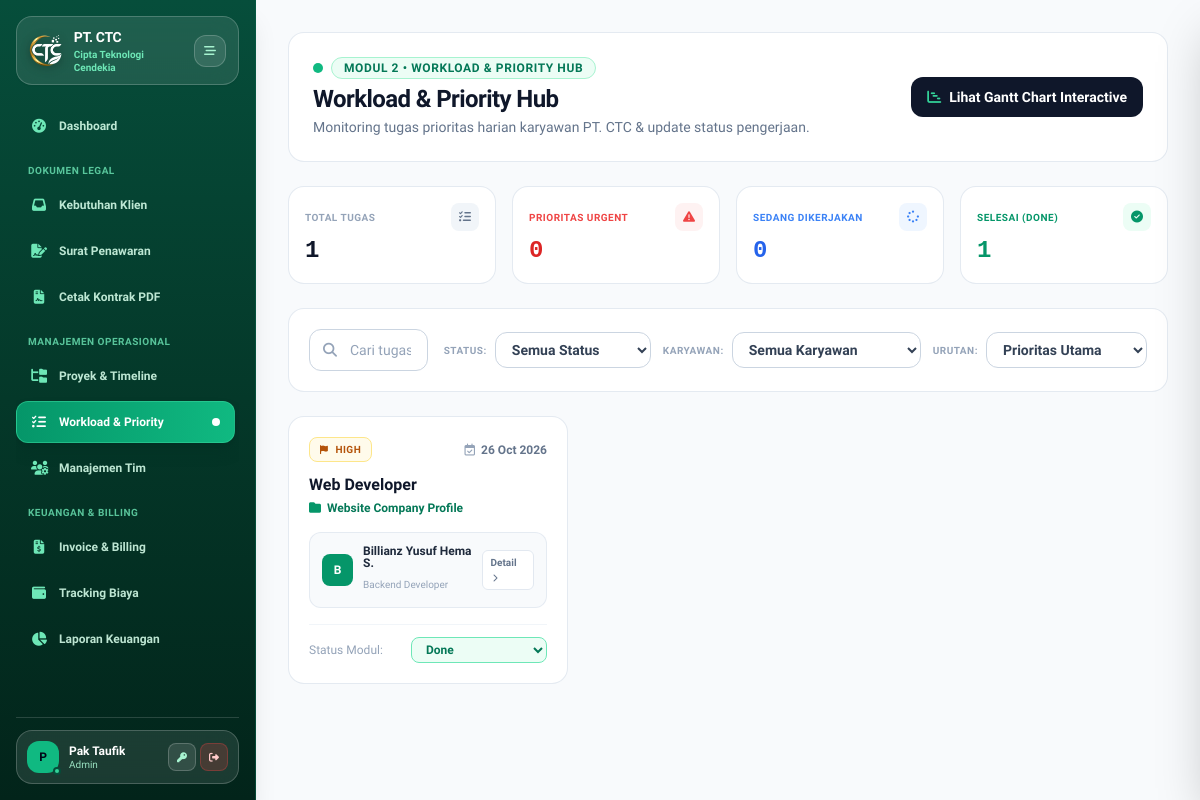
The page /modules/tasks/index.php (signed in) on the database as committed earlier.
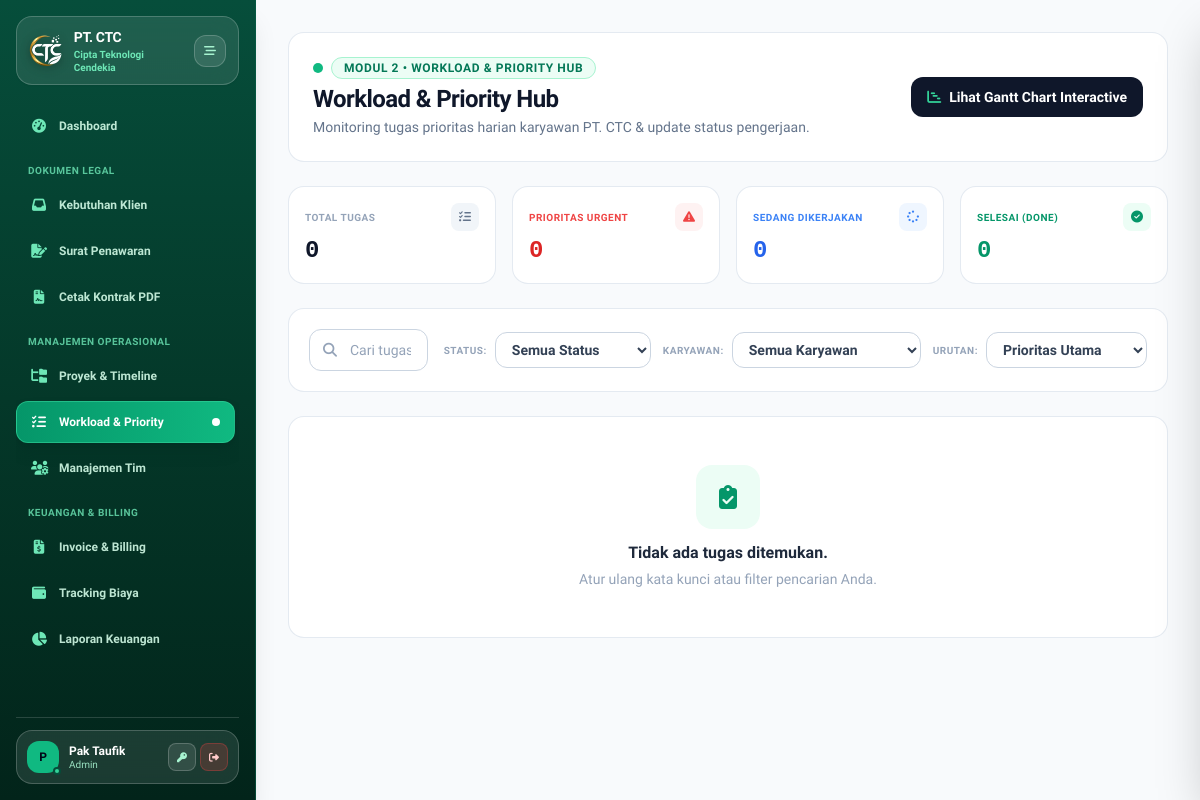
The same page on the database as committed later.
### tables this page shows
CREATE TABLE `tasks` (
  `id` int(11) NOT NULL,
  `project_id` int(11) NOT NULL,
  `assigned_to` int(11) DEFAULT NULL,
  `user_id` int(11) NOT NULL,
  `nama_tugas` varchar(200) NOT NULL,
  `prioritas` enum('Low','Medium','High','Urgent') DEFAULT 'Medium',
  `status` enum('To Do','In Progress','Ready for Review','Done') DEFAULT 'To Do',
  `progress_notes` text DEFAULT NULL,
  `updated_by_user_id` int(11) DEFAULT NULL,
  `revision_notes` text DEFAULT NULL,
  `drive_link` varchar(255) DEFAULT NULL,
  `deadline` date NOT NULL,
  `updated_at` timestamp NOT NULL DEFAULT current_timestamp() ON UPDATE current_timestamp()
);

CREATE TABLE `projects` (
  `id` int(11) NOT NULL,
  `nama_projek` varchar(150) NOT NULL,
  `klien` varchar(100) NOT NULL,
  `budget` decimal(15,2) NOT NULL DEFAULT 0.00,
  `tanggal_mulai` date NOT NULL,
  `deadline` date NOT NULL,
  `status` enum('Planning','In Progress','Completed','On Hold') DEFAULT 'Planning',
  `kategori_rab` enum('Website','IoT','Mobile','Custom') NOT NULL DEFAULT 'Website',
  `rab_custom_data` longtext DEFAULT NULL,
  `client_token` varchar(64) DEFAULT NULL,
  `requirement_id` int(11) DEFAULT NULL,
  `created_at` timestamp NOT NULL DEFAULT current_timestamp()
);

CREATE TABLE `users` (
  `id` int(11) NOT NULL,
  `nama` varchar(100) NOT NULL,
  `email` varchar(100) NOT NULL,
  `password` varchar(255) NOT NULL,
  `role` enum('admin','karyawan') DEFAULT 'karyawan',
  `jabatan` varchar(100) DEFAULT 'Developer',
  `created_at` timestamp NOT NULL DEFAULT current_timestamp()
);

### modules/tasks/index.php (the view, shortened to what the changed rows need)
<?php
require_once __DIR__ . '/../../config/database.php';
require_once __DIR__ . '/../../includes/header.php';
require_once __DIR__ . '/../../includes/sidebar.php';
$sort          = $_GET['sort'] ?? 'priority';
$page  = max(1, (int)($_GET['page'] ?? 1));
$limit = 6;
$offset = ($page - 1) * $limit;
$where_clauses = ["1=1"];
$params = [];
$where_sql = implode(" AND ", $where_clauses);
$order_sql = match ($sort) {
    'deadline' => "t.deadline ASC",
    'latest'   => "t.id DESC",
    default    => "CASE t.prioritas WHEN 'Urgent' THEN 1 WHEN 'High' THEN 2 WHEN 'Medium' THEN 3 ELSE 4 END ASC, t.deadline ASC"
};
$query = "
    SELECT t.*,
           p.nama_projek,
           p.klien,
           p.status AS project_status,
           p.id AS project_id,
           u.nama AS nama_karyawan,
           u.jabatan
    FROM tasks t
    JOIN projects p ON t.project_id = p.id
    JOIN users u ON t.user_id = u.id
    WHERE {$where_sql}
    ORDER BY {$order_sql}
    LIMIT {$limit} OFFSET {$offset}
";
$stmt = $pdo->prepare($query);
$stmt->execute($params);
$tasks = $stmt->fetchAll();
$totalTasks = $pdo->query("SELECT COUNT(*) FROM tasks")->fetchColumn();
$completedTasks = $pdo->query("SELECT COUNT(*) FROM tasks WHERE status = 'Done'")->fetchColumn();
?>
<main class="flex-1 p-4 sm:p-6 md:p-8 overflow-y-auto w-full min-w-0 bg-[#f8fafc] text-slate-800 selection:bg-emerald-600 selection:text-white relative">
    <div class="flex flex-col md:flex-row justify-between md:items-center gap-5 mb-6 bg-white p-5 sm:p-6 rounded-2xl border border-slate-200/90 shadow-xs">
        <div class="shrink-0">
            <h1 class="text-xl md:text-2xl font-bold text-slate-900 tracking-tight">Workload & Priority Hub</h1>
        </div>
    </div>
    <div class="grid grid-cols-2 lg:grid-cols-4 gap-4 mb-6">
        <div class="bg-white border border-slate-200/90 p-4 rounded-2xl shadow-xs hover:border-slate-300 transition">
            <div class="flex items-center justify-between mb-1">
                <span class="text-[10px] font-bold text-slate-400 uppercase tracking-wider">Total Tugas</span>
                <div class="w-7 h-7 rounded-lg bg-slate-100 text-slate-500 flex items-center justify-center text-xs">
                </div>
            </div>
            <p class="text-2xl font-bold text-slate-900 font-mono"><?= number_format($totalTasks) ?></p>
        </div>
        <div class="bg-white border border-slate-200/90 p-4 rounded-2xl shadow-xs hover:border-emerald-200 transition">
            <div class="flex items-center justify-between mb-1">
                <span class="text-[10px] font-bold text-emerald-600 uppercase tracking-wider">Selesai (Done)</span>
                <div class="w-7 h-7 rounded-lg bg-emerald-50 text-emerald-600 flex items-center justify-center text-xs">
                </div>
            </div>
            <p class="text-2xl font-bold text-emerald-600 font-mono"><?= number_format($completedTasks) ?></p>
        </div>
    </div>
    <div class="grid grid-cols-1 md:grid-cols-2 lg:grid-cols-3 gap-5 mb-8">
        <?php if (empty($tasks)): ?>
            <div class="col-span-full bg-white border border-slate-200/90 rounded-2xl p-12 text-center text-slate-400 shadow-xs">
                <div class="w-16 h-16 mx-auto mb-3 rounded-2xl bg-emerald-50 text-emerald-600 flex items-center justify-center text-2xl">
                    <i class="fa-solid fa-clipboard-check"></i>
                </div>
                <p class="font-bold text-slate-800 text-sm sm:text-base">Tidak ada tugas ditemukan.</p>
                <p class="text-xs sm:text-sm text-slate-400 mt-1 font-normal">Atur ulang kata kunci atau filter pencarian Anda.</p>
            </div>
        <?php else: ?>
            <?php foreach ($tasks as $t): ?>
                <div onclick="openTaskDrawer(<?= htmlspecialchars(json_encode($t), ENT_QUOTES, 'UTF-8') ?>)" class="task-card bg-white border border-slate-200/90 rounded-2xl p-5 shadow-xs hover:shadow-md transition cursor-pointer flex flex-col justify-between group relative overflow-hidden">
                    <div>
                        <div class="flex justify-between items-center mb-3">
                            <span class="px-2.5 py-1 text-[10px] font-semibold uppercase rounded-lg tracking-wider border
                                <?php
                                    switch($t['prioritas']) {
                                        case 'High': echo 'bg-amber-50 text-amber-700 border-amber-200'; break;
                                    }
                                ?>">
                                <i class="fa-solid fa-flag mr-1 text-[9px]"></i> <?= $t['prioritas'] ?>
                            </span>
                            <span class="text-xs font-semibold text-slate-500 flex items-center gap-1.5">
                                <i class="fa-regular fa-calendar-check text-slate-400"></i> <?= date('d M Y', strtotime($t['deadline'])) ?>
                            </span>
                        </div>
                        <h4 class="font-bold text-slate-900 text-base mb-1 line-clamp-2 group-hover:text-emerald-700 transition leading-snug"><?= htmlspecialchars($t['nama_tugas']) ?></h4>
                        <p class="text-xs text-emerald-700 font-semibold mb-4 flex items-center gap-1.5">
                            <i class="fa-solid fa-folder text-emerald-600"></i>
                            <span class="truncate max-w-[200px]"><?= htmlspecialchars($t['nama_projek']) ?></span>
                        </p>
                        <div class="flex items-center justify-between bg-slate-50 p-3 rounded-xl border border-slate-200/80 mb-4">
                            <div class="flex items-center gap-2.5">
                                <div class="w-8 h-8 rounded-lg bg-emerald-600 text-white flex items-center justify-center font-bold text-xs shadow-2xs">
                                    <?= strtoupper(substr($t['nama_karyawan'], 0, 1)) ?>
                                </div>
                                <div>
                                    <p class="text-xs font-bold text-slate-800 leading-none mb-0.5"><?= htmlspecialchars($t['nama_karyawan']) ?></p>
                                    <span class="text-[10px] text-slate-400 font-medium"><?= htmlspecialchars($t['jabatan']) ?></span>
                                </div>
                            </div>
                            <span class="text-[10px] font-semibold text-slate-500 bg-white px-2 py-1 rounded-md border border-slate-200 shadow-2xs">
                                Detail <i class="fa-solid fa-chevron-right ml-0.5 text-[8px]"></i>
                            </span>
                        </div>
                    </div>
                    <div class="pt-3 border-t border-slate-100 flex items-center justify-between text-xs" onclick="event.stopPropagation()">
                        <span class="text-xs font-medium text-slate-400">Status Modul:</span>
                        <form action="update.php" method="POST" class="inline-block">
                            <select name="status" onchange="this.form.submit()" class="input-glow px-2.5 py-1 rounded-lg border text-xs font-semibold focus:outline-none cursor-pointer shadow-2xs
                                <?php
                                    switch($t['status']) {
                                        case 'Done': echo 'text-emerald-700 bg-emerald-50 border-emerald-300'; break;
                                    }
                                ?>">
                                <option value="Done" <?= $t['status'] === 'Done' ? 'selected' : '' ?>>Done</option>
                            </select>
                        </form>
                    </div>
                </div>
            <?php endforeach; ?>
        <?php endif; ?>
    </div>
</main>
<?php require_once __DIR__ . '/../../includes/footer.php'; ?>

Rows that differ between the two databases and show on the page:
removed tasks: prioritas "HIGH", deadline "26 Oct 2026", nama_tugas "Web Developer", project.nama_projek "Website Company Profile", assigned_to.nama "B", assigned_to.nama "Billianz Yusuf Hema S.", assigned_to.jabatan "Backend Developer", status "Done"
Other text that changed with them:
$totalTasks: "1" → "0"
$completedTasks: "1" → "0"
text now shown: "Tidak ada tugas ditemukan. Atur ulang kata kunci atau filter pencarian Anda."
